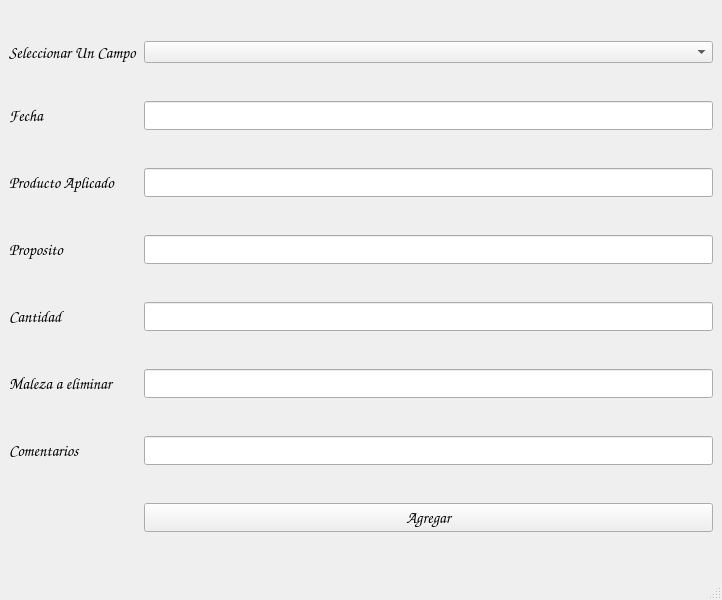
<?xml version="1.0" encoding="UTF-8"?>
<ui version="4.0">
 <class>RegPulverizacion</class>
 <widget class="QMainWindow" name="RegPulverizacion">
  <property name="geometry">
   <rect>
    <x>0</x>
    <y>0</y>
    <width>722</width>
    <height>600</height>
   </rect>
  </property>
  <property name="windowTitle">
   <string>MainWindow</string>
  </property>
  <widget class="QWidget" name="centralwidget">
   <layout class="QGridLayout" name="gridLayout">
    <item row="4" column="1">
     <widget class="QLineEdit" name="leCantidad">
      <property name="font">
       <font>
        <family>Comic Sans MS</family>
        <pointsize>12</pointsize>
       </font>
      </property>
     </widget>
    </item>
    <item row="3" column="0">
     <widget class="QLabel" name="lProposito">
      <property name="font">
       <font>
        <family>Comic Sans MS</family>
        <pointsize>12</pointsize>
       </font>
      </property>
      <property name="text">
       <string>Proposito</string>
      </property>
     </widget>
    </item>
    <item row="1" column="1">
     <widget class="QLineEdit" name="leFecha">
      <property name="font">
       <font>
        <family>Comic Sans MS</family>
        <pointsize>12</pointsize>
       </font>
      </property>
     </widget>
    </item>
    <item row="2" column="1">
     <widget class="QLineEdit" name="leProducto">
      <property name="font">
       <font>
        <family>Comic Sans MS</family>
        <pointsize>12</pointsize>
       </font>
      </property>
     </widget>
    </item>
    <item row="5" column="0">
     <widget class="QLabel" name="lMaleza">
      <property name="font">
       <font>
        <family>Comic Sans MS</family>
        <pointsize>12</pointsize>
       </font>
      </property>
      <property name="text">
       <string>Maleza a eliminar</string>
      </property>
     </widget>
    </item>
    <item row="5" column="1">
     <widget class="QLineEdit" name="leMaleza">
      <property name="font">
       <font>
        <family>Comic Sans MS</family>
        <pointsize>12</pointsize>
       </font>
      </property>
     </widget>
    </item>
    <item row="6" column="0">
     <widget class="QLabel" name="lComentarios">
      <property name="font">
       <font>
        <family>Comic Sans MS</family>
        <pointsize>12</pointsize>
       </font>
      </property>
      <property name="text">
       <string>Comentarios</string>
      </property>
     </widget>
    </item>
    <item row="3" column="1">
     <widget class="QLineEdit" name="leProposito">
      <property name="font">
       <font>
        <family>Comic Sans MS</family>
        <pointsize>12</pointsize>
       </font>
      </property>
     </widget>
    </item>
    <item row="6" column="1">
     <widget class="QLineEdit" name="leComentarios">
      <property name="font">
       <font>
        <family>Comic Sans MS</family>
        <pointsize>12</pointsize>
       </font>
      </property>
     </widget>
    </item>
    <item row="1" column="0">
     <widget class="QLabel" name="lFecha">
      <property name="font">
       <font>
        <family>Comic Sans MS</family>
        <pointsize>12</pointsize>
       </font>
      </property>
      <property name="text">
       <string>Fecha</string>
      </property>
     </widget>
    </item>
    <item row="0" column="0">
     <widget class="QLabel" name="lCampos">
      <property name="font">
       <font>
        <family>Comic Sans MS</family>
        <pointsize>12</pointsize>
       </font>
      </property>
      <property name="text">
       <string>Seleccionar Un Campo</string>
      </property>
     </widget>
    </item>
    <item row="7" column="1">
     <widget class="QPushButton" name="pbAgregar">
      <property name="font">
       <font>
        <family>Comic Sans MS</family>
        <pointsize>12</pointsize>
       </font>
      </property>
      <property name="text">
       <string>Agregar</string>
      </property>
     </widget>
    </item>
    <item row="4" column="0">
     <widget class="QLabel" name="lCantidad">
      <property name="font">
       <font>
        <family>Comic Sans MS</family>
        <pointsize>12</pointsize>
       </font>
      </property>
      <property name="text">
       <string>Cantidad</string>
      </property>
     </widget>
    </item>
    <item row="2" column="0">
     <widget class="QLabel" name="lProducto">
      <property name="font">
       <font>
        <family>Comic Sans MS</family>
        <pointsize>12</pointsize>
       </font>
      </property>
      <property name="text">
       <string>Producto Aplicado</string>
      </property>
     </widget>
    </item>
    <item row="0" column="1">
     <widget class="QComboBox" name="cbCampos"/>
    </item>
   </layout>
  </widget>
  <widget class="QMenuBar" name="menubar">
   <property name="geometry">
    <rect>
     <x>0</x>
     <y>0</y>
     <width>722</width>
     <height>20</height>
    </rect>
   </property>
  </widget>
  <widget class="QStatusBar" name="statusbar"/>
 </widget>
 <resources/>
 <connections/>
</ui>
